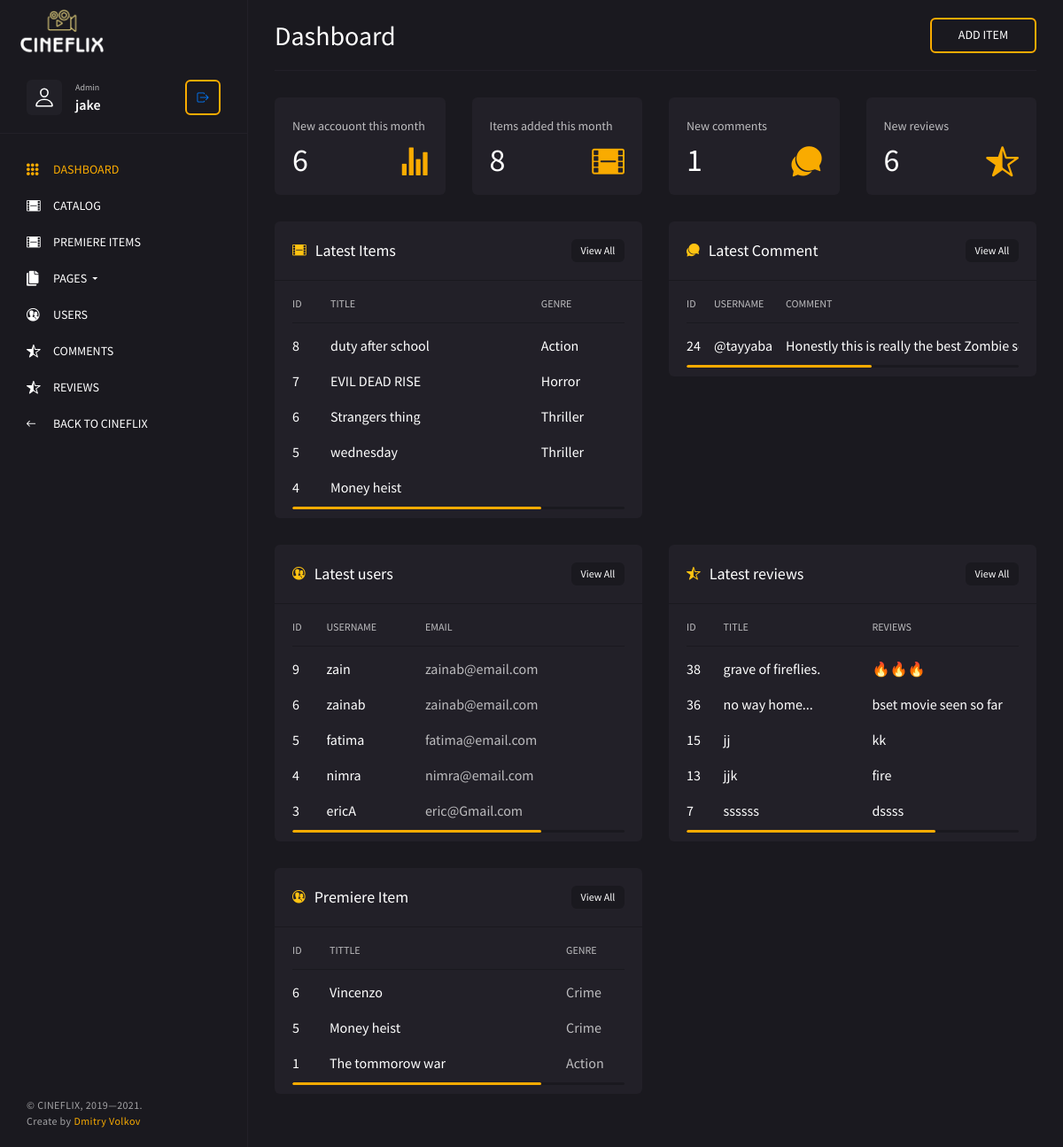
Page /admin/index.php (signed in) on the committed database.
### tables this page shows
CREATE TABLE `admin_add_item_movies` (
  `id` int(11) NOT NULL,
  `cover` varchar(255) NOT NULL,
  `title` varchar(255) NOT NULL,
  `director` varchar(255) NOT NULL,
  `cast` varchar(255) NOT NULL,
  `description` text NOT NULL,
  `release_year` int(11) NOT NULL,
  `runtime` varchar(255) NOT NULL,
  `quality` varchar(50) NOT NULL,
  `age` varchar(10) NOT NULL,
  `country` varchar(255) NOT NULL,
  `genre` varchar(255) NOT NULL,
  `upload_photos` varchar(255) DEFAULT NULL,
  `item_type` varchar(20) DEFAULT NULL,
  `movie_file` varchar(255) DEFAULT NULL,
  `link` varchar(255) NOT NULL,
  `rating` float NOT NULL DEFAULT 0
);

CREATE TABLE `comment` (
  `c_id` int(11) NOT NULL,
  `c_username` varchar(30) NOT NULL,
  `c_title` varchar(80) NOT NULL,
  `c_comment` varchar(255) NOT NULL,
  `c_time` timestamp NOT NULL DEFAULT current_timestamp() ON UPDATE current_timestamp()
);

CREATE TABLE `signup` (
  `u_id` int(11) NOT NULL,
  `u_name` varchar(255) DEFAULT NULL,
  `u_email` varchar(255) DEFAULT NULL,
  `u_pass` varchar(255) DEFAULT NULL,
  `created_date` date NOT NULL DEFAULT curdate()
);

CREATE TABLE `review_detail` (
  `u_id` int(11) NOT NULL,
  `u_name` varchar(30) NOT NULL,
  `title` varchar(255) NOT NULL,
  `review` varchar(255) NOT NULL,
  `rating` double NOT NULL,
  `review_time` timestamp NOT NULL DEFAULT current_timestamp() ON UPDATE current_timestamp()
);

CREATE TABLE `admin_add_premiere_item` (
  `id` int(11) NOT NULL,
  `cover` varchar(255) NOT NULL,
  `title` varchar(255) NOT NULL,
  `director` varchar(255) NOT NULL,
  `cast` varchar(255) NOT NULL,
  `description` text NOT NULL,
  `release_year` int(11) NOT NULL,
  `runtime` varchar(255) NOT NULL,
  `quality` varchar(50) NOT NULL,
  `age` varchar(10) NOT NULL,
  `country` varchar(255) NOT NULL,
  `genre` varchar(255) NOT NULL,
  `upload_photos` varchar(255) DEFAULT NULL,
  `item_type` varchar(20) DEFAULT NULL,
  `movie_file` varchar(255) DEFAULT NULL,
  `link` varchar(255) NOT NULL,
  `rating` float NOT NULL DEFAULT 0
);

### admin/index.php (the view, shortened to what this page needs)
<!DOCTYPE html>
<html lang="en">
<head>
	<link rel="stylesheet" href="css/bootstrap-reboot.min.css">
	<link rel="stylesheet" href="css/bootstrap-grid.min.css">
	<link rel="stylesheet" href="css/magnific-popup.css">
	<link rel="stylesheet" href="css/jquery.mCustomScrollbar.min.css">
	<link rel="stylesheet" href="css/select2.min.css">
	<link rel="stylesheet" href="css/ionicons.min.css">
	<link rel="stylesheet" href="css/admin.css">
</head>
<body>
	<div class="sidebar">
		<a href="index.php" class="header__logo">
			<img src="img/123.png" alt="" style="padding-left: 20px;">
		</a>
		<div class="sidebar__user">
			<div class="sidebar__user-img">
				<img src="img/user.svg" alt="">
			</div>
			<div class="sidebar__user-title">
				<span>Admin</span>
				<?php if (isset($_SESSION['name'])) { ?>
					<p><?php echo $_SESSION['name']; ?></p>
				<?php
				}
				?>
			</div>
			<button class="sidebar__user-btn" type="button">
				<a href="logout.php" class="icon ion-ios-log-out"></a>
			</button>
		</div>
		<div class="sidebar__nav-wrap">
			<ul class="sidebar__nav">
				<li class="sidebar__nav-item">
					<a href="index.php" class="sidebar__nav-link sidebar__nav-link--active"><i class="icon ion-ios-keypad"></i> <span>Dashboard</span></a>
				</li>
				<li class="sidebar__nav-item">
					<a href="catalog.php" class="sidebar__nav-link"><i class="icon ion-ios-film"></i> <span>Catalog</span></a>
				</li>
				<li class="sidebar__nav-item">
					<a href="premiere_item.php" class="sidebar__nav-link sidebar__nav-link"><i class="icon ion-ios-film"></i> <span>Premiere Items</span></a>
				</li>
				<li class="sidebar__nav-item">
					<a class="sidebar__nav-link" data-toggle="collapse" href="#collapseMenu" role="button" aria-expanded="false" aria-controls="collapseMenu"><i class="icon ion-ios-copy"></i> <span>Pages</span> <i class="icon ion-md-arrow-dropdown"></i></a>
				</li>
				<li class="sidebar__nav-item">
					<a href="users.php" class="sidebar__nav-link"><i class="icon ion-ios-contacts"></i> <span>Users</span></a>
				</li>
				<li class="sidebar__nav-item">
					<a href="comments.php" class="sidebar__nav-link sidebar__nav-link"><i class="icon ion-ios-star-half"></i> <span>Comments</span></a>
				</li>
				<li class="sidebar__nav-item">
					<a href="reviews.php" class="sidebar__nav-link"><i class="icon ion-ios-star-half"></i> <span>Reviews</span></a>
				</li>
				<li class="sidebar__nav-item">
					<a href="https://cineflix.volkovdesign.com/main/index.php" class="sidebar__nav-link"><i class="icon ion-ios-arrow-round-back"></i> <span>Back to cineFlix</span></a>
				</li>
			</ul>
		</div>
		<div class="sidebar__copyright">© CINEFLIX, 2019—2021. <br>Create by <a href="https://themeforest.net/user/dmitryvolkov/portfolio" target="_blank">Dmitry Volkov</a></div>
	</div>
	<main class="main">
		<div class="container-fluid">
			<div class="row row--grid">
				<div class="col-12">
					<div class="main__title">
						<h2>Dashboard</h2>
						<a href="add-item.php" class="main__title-link">add item</a>
					</div>
				</div>
				<div class="col-12 col-sm-6 col-lg-3">
					<div class="stats">
						<span>New accouont this month</span>
						<?php
						include('conn.php');
						$sql9 = "SELECT COUNT(*) AS views FROM `signup`";;
						$result9 = mysqli_query($conn, $sql9);
						if ($result9) {
							$row9 = mysqli_fetch_array($result9);
							$views = $row9["views"];
							echo '<p> ' . $views . '</p>';
						} else {
							echo "Error in query: " . mysqli_error($conn);
						}
						?>
						<i class="icon ion-ios-stats"></i>
					</div>
				</div>
				<div class="col-12 col-sm-6 col-lg-3">
					<div class="stats">
						<span>Items added this month</span>
						<?php
						include('conn.php');
						$sqla = "SELECT COUNT(*) AS movie_count FROM
						(SELECT * FROM `admin_add_item_movies`
						 UNION ALL
						 SELECT * FROM `admin_add_premiere_item`) AS combined";
						$resulta = mysqli_query($conn, $sqla);
						if ($resulta) {
							$rowa = mysqli_fetch_array($resulta);
							$movie_count = $rowa["movie_count"];
							echo '<p> ' . $movie_count . '</p>';
						} else {
							echo "Error in query: " . mysqli_error($conn);
						}
						?>
						<i class="icon ion-ios-film"></i>
					</div>
				</div>
				<div class="col-12 col-sm-6 col-lg-3">
					<div class="stats">
						<span>New comments</span>
						<?php
						include('conn.php');
						$sqlb = "SELECT COUNT(*) AS comment_count FROM `comment`";
						$resultb = mysqli_query($conn, $sqlb);
						if ($resultb) {
							$rowb = mysqli_fetch_array($resultb);
							$comment_count = $rowb["comment_count"];
							echo '<p>' . $comment_count . '</p>';
						} else {
							echo "Error in query: " . mysqli_error($conn);
						}
						?>
						<i class="icon ion-ios-chatbubbles"></i>
					</div>
				</div>
				<div class="col-12 col-sm-6 col-lg-3">
					<div class="stats">
						<span>New reviews</span>
						<?php
						include('conn.php');
						$sqlc = "SELECT COUNT(*) AS review_count FROM review_detail";
						$resultc = mysqli_query($conn, $sqlc);
						if ($resultc) {
							$rowc = mysqli_fetch_array($resultc);
							$review_count = $rowc["review_count"];
							echo '<p>' . $review_count . '</p>';
						} else {
							echo "Error in query: " . mysqli_error($conn);
						}
						?>
						<i class="icon ion-ios-star-half"></i>
					</div>
				</div>
				<div class="col-12 col-xl-6">
					<div class="dashbox">
						<div class="dashbox__title">
							<h3><i class="icon ion-ios-film"></i> Latest Items</h3>
							<div class="dashbox__wrap">
								<a class="dashbox__more" href="catalog.php">View All</a>
							</div>
						</div>
						<div class="dashbox__table-wrap">
							<table class="main__table main__table--dash">
								<thead>
									<tr>
										<th>ID</th>
										<th>TITLE</th>
										<th>GENRE</th>
									</tr>
								</thead>
								<tbody>
									<?php
									include('conn.php');
									$sql9 = "SELECT * FROM `admin_add_item_movies` ORDER BY id DESC LIMIT 5";
									$result9 = mysqli_query($conn, $sql9);
									while ($row9 = mysqli_fetch_array($result9)) {
									?>
										<tr>
											<td>
												<div class="main__table-text"><?php echo $row9['id'] ?></div>
											</td>
											<td>
												<div class="main__table-text"><a href="#"><?php echo $row9['title'] ?></a></div>
											</td>
											<td>
												<div class="main__table-text"><?php echo $row9['genre'] ?></div>
											</td>
										</tr>
									<?php
									}
									?>
								</tbody>
							</table>
						</div>
					</div>
				</div>
				<div class="col-12 col-xl-6">
					<div class="dashbox">
						<div class="dashbox__title">
							<h3><i class="icon ion-ios-chatbubbles"></i> Latest Comment</h3>
							<div class="dashbox__wrap">
								<a class="dashbox__more" href="comments.php">View All</a>
							</div>
						</div>
						<div class="dashbox__table-wrap">
							<table class="main__table main__table--dash">
								<thead>
									<tr>
										<th>ID</th>
										<th>USERNAME</th>
										<th>COMMENT</th>
									</tr>
								</thead>
								<tbody>
									<?php
									include('conn.php');
									$sql2 = "SELECT * FROM `comment` ORDER BY c_id DESC LIMIT 5";
									$result2 = mysqli_query($conn, $sql2);
									while ($roww = mysqli_fetch_array($result2)) {
									?>
										<tr>
											<td>
												<div class="main__table-text"><?php echo $roww['c_id'] ?></div>
											</td>
											<td>
												<div class="main__table-text"><a href="#"><?php echo $roww['c_username'] ?></a></div>
											</td>
											<td>
												<div class="main__table-text"><?php echo $roww['c_comment'] ?></div>
											</td>
										</tr>
									<?php
									}
									?>
								</tbody>
							</table>
						</div>
					</div>
				</div>
				<div class="col-12 col-xl-6">
					<div class="dashbox">
						<div class="dashbox__title">
							<h3><i class="icon ion-ios-contacts"></i> Latest users</h3>
							<div class="dashbox__wrap">
								<a class="dashbox__more" href="users.php">View All</a>
							</div>
						</div>
						<div class="dashbox__table-wrap">
							<table class="main__table main__table--dash">
								<thead>
									<tr>
										<th>ID</th>
										<th>USERNAME</th>
										<th>EMAIL</th>
									</tr>
								</thead>
								<tbody>
									<?php
									include('conn.php');
									$sql = "SELECT * FROM `signup` ORDER BY u_id DESC LIMIT 5";
									$result = mysqli_query($conn, $sql);
									while ($row = mysqli_fetch_array($result)) {
									?>
										<tr>
											<td>
												<div class="main__table-text"><?php echo $row['u_id'] ?></div>
											</td>
											<td>
												<div class="main__table-text"><a href="#"><?php echo $row['u_name'] ?></a></div>
											</td>
											<td>
												<div class="main__table-text main__table-text--grey"><?php echo $row['u_email'] ?></div>
											</td>
										</tr>
									<?php
									}
									?>
								</tbody>
							</table>
						</div>
					</div>
				</div>
				<div class="col-12 col-xl-6">
					<div class="dashbox">
						<div class="dashbox__title">
							<h3><i class="icon ion-ios-star-half"></i> Latest reviews</h3>
							<div class="dashbox__wrap">
								<a class="dashbox__more" href="reviews.php">View All</a>
							</div>
						</div>
						<div class="dashbox__table-wrap">
							<table class="main__table main__table--dash">
								<thead>
									<tr>
										<th>ID</th>
										<th>TITLE</th>
										<th>REVIEWS</th>
									</tr>
								</thead>
								<tbody>
									<?php
									include('conn.php');
									$sql = "SELECT `u_id`, `title`, `review`, `rating` FROM `review_detail` ORDER BY u_id DESC LIMIT 5";
									$result = mysqli_query($conn, $sql);
									while ($row = mysqli_fetch_array($result)) {
									?>
										<tr>
											<td>
												<div class="main__table-text"><?php echo $row['u_id'] ?></div>
											</td>
											<td>
												<div class="main__table-text"><a href="#"><?php echo $row[1] ?></a></div>
											</td>
											<td>
												<div class="main__table-text"><?php echo $row[2] ?></div>
											</td>
										</tr>
									<?php
									}
									?>
								</tbody>
							</table>
						</div>
					</div>
				</div>
				<div class="col-12 col-xl-6">
					<div class="dashbox">
						<div class="dashbox__title">
							<h3><i class="icon ion-ios-contacts"></i> Premiere Item</h3>
							<div class="dashbox__wrap">
								<a class="dashbox__more" href="users.php">View All</a>
							</div>
						</div>
						<div class="dashbox__table-wrap">
							<table class="main__table main__table--dash">
								<thead>
									<tr>
										<th>ID</th>
										<th>TITTLE</th>
										<th>GENRE</th>
									</tr>
								</thead>
								<tbody>
									<?php
									include('conn.php');
									$sql3 = "SELECT * FROM `admin_add_premiere_item` ORDER BY id DESC LIMIT 5";
									$result3 = mysqli_query($conn, $sql3);
									while ($row = mysqli_fetch_array($result3)) {
									?>
										<tr>
											<td>
												<div class="main__table-text"><?php echo $row['id'] ?></div>
											</td>
											<td>
												<div class="main__table-text"><a href="#"><?php echo $row['title'] ?></a></div>
											</td>
											<td>
												<div class="main__table-text main__table-text--grey"><?php echo $row['genre'] ?></div>
											</td>
										</tr>
									<?php
									}
									?>
								</tbody>
							</table>
						</div>
					</div>
				</div>
			</div>
		</div>
	</main>
</body>
</html>

### rows in the picture
admin_add_item_movies: id "8", title "duty after school", genre "Action"
admin_add_item_movies: id "7", title "EVIL DEAD RISE", genre "Horror"
admin_add_item_movies: id "6", title "Strangers thing", genre "Thriller"
admin_add_item_movies: id "5", title "wednesday", genre "Thriller"
admin_add_item_movies: id "4", title "Money heist"
comment: c_id "24", c_username "@tayyaba", c_comment "Honestly this is really the best Zombie…"
signup: u_id "9", u_name "zain", u_email "zainab@email.com"
signup: u_id "6", u_name "zainab", u_email "zainab@email.com"
signup: u_id "5", u_name "fatima", u_email "fatima@email.com"
signup: u_id "4", u_name "nimra", u_email "nimra@email.com"
signup: u_id "3", u_name "ericA", u_email "eric@Gmail.com"
review_detail: u_id "38", title "grave of fireflies.", review "🔥🔥🔥"
review_detail: u_id "36", title "no way home...", review "bset movie seen so far"
review_detail: u_id "15", title "jj", review "kk"
review_detail: u_id "13", title "jjk", review "fire"
review_detail: u_id "7", title "ssssss", review "dssss"
admin_add_premiere_item: id "6", title "Vincenzo", genre "Crime"
admin_add_premiere_item: id "5", title "Money heist", genre "Crime"
admin_add_premiere_item: id "1", title "The tommorow war", genre "Action"

### other values in the picture
$_SESSION['name'] "jake"
$views "6"
$movie_count "8"
$comment_count "1"
$review_count "6"
